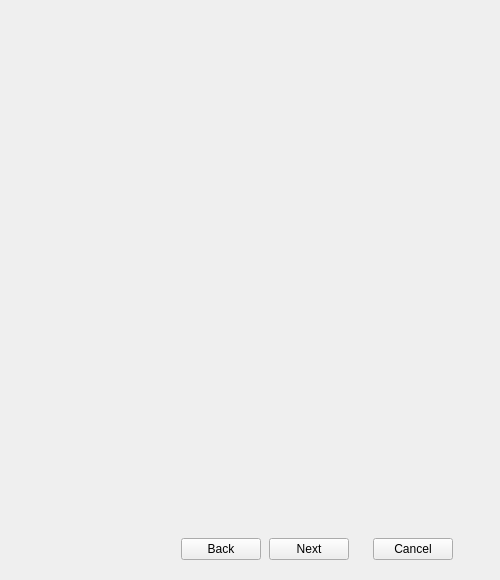
<?xml version="1.0" encoding="UTF-8"?>
<ui version="4.0">
 <class>InstallerWindow</class>
 <widget class="QMainWindow" name="InstallerWindow">
  <property name="geometry">
   <rect>
    <x>0</x>
    <y>0</y>
    <width>500</width>
    <height>580</height>
   </rect>
  </property>
  <property name="sizePolicy">
   <sizepolicy hsizetype="Fixed" vsizetype="Fixed">
    <horstretch>0</horstretch>
    <verstretch>0</verstretch>
   </sizepolicy>
  </property>
  <property name="minimumSize">
   <size>
    <width>500</width>
    <height>580</height>
   </size>
  </property>
  <property name="maximumSize">
   <size>
    <width>500</width>
    <height>580</height>
   </size>
  </property>
  <property name="windowTitle">
   <string>noidget</string>
  </property>
  <property name="styleSheet">
   <string notr="true"/>
  </property>
  <widget class="QWidget" name="centralwidget">
   <layout class="QGridLayout" name="gridLayout">
    <property name="leftMargin">
     <number>0</number>
    </property>
    <property name="topMargin">
     <number>0</number>
    </property>
    <property name="rightMargin">
     <number>0</number>
    </property>
    <property name="bottomMargin">
     <number>0</number>
    </property>
    <property name="spacing">
     <number>0</number>
    </property>
    <item row="0" column="0">
     <widget class="QFrame" name="frame">
      <property name="frameShape">
       <enum>QFrame::NoFrame</enum>
      </property>
      <property name="frameShadow">
       <enum>QFrame::Plain</enum>
      </property>
      <layout class="QVBoxLayout" name="verticalLayout">
       <property name="spacing">
        <number>0</number>
       </property>
       <property name="leftMargin">
        <number>0</number>
       </property>
       <property name="topMargin">
        <number>0</number>
       </property>
       <property name="rightMargin">
        <number>0</number>
       </property>
       <property name="bottomMargin">
        <number>0</number>
       </property>
       <item>
        <widget class="QLabel" name="headerImage">
         <property name="text">
          <string/>
         </property>
         <property name="alignment">
          <set>Qt::AlignCenter</set>
         </property>
        </widget>
       </item>
       <item>
        <layout class="QHBoxLayout" name="belowHeaderColumns">
         <property name="spacing">
          <number>20</number>
         </property>
         <property name="leftMargin">
          <number>20</number>
         </property>
         <property name="topMargin">
          <number>0</number>
         </property>
         <property name="rightMargin">
          <number>20</number>
         </property>
         <property name="bottomMargin">
          <number>20</number>
         </property>
         <item>
          <widget class="QLabel" name="leftImage">
           <property name="text">
            <string/>
           </property>
          </widget>
         </item>
         <item>
          <layout class="QVBoxLayout" name="verticalLayout_2">
           <property name="spacing">
            <number>16</number>
           </property>
           <property name="leftMargin">
            <number>0</number>
           </property>
           <property name="topMargin">
            <number>0</number>
           </property>
           <item>
            <widget class="QStackedWidget" name="stackedWidget"/>
           </item>
           <item>
            <layout class="QHBoxLayout" name="horizontalLayout">
             <property name="spacing">
              <number>8</number>
             </property>
             <property name="topMargin">
              <number>0</number>
             </property>
             <item>
              <spacer name="horizontalSpacer">
               <property name="orientation">
                <enum>Qt::Horizontal</enum>
               </property>
               <property name="sizeHint" stdset="0">
                <size>
                 <width>40</width>
                 <height>20</height>
                </size>
               </property>
              </spacer>
             </item>
             <item>
              <widget class="QPushButton" name="backButton">
               <property name="sizePolicy">
                <sizepolicy hsizetype="Minimum" vsizetype="Preferred">
                 <horstretch>0</horstretch>
                 <verstretch>0</verstretch>
                </sizepolicy>
               </property>
               <property name="minimumSize">
                <size>
                 <width>60</width>
                 <height>0</height>
                </size>
               </property>
               <property name="text">
                <string>Back</string>
               </property>
              </widget>
             </item>
             <item>
              <widget class="QPushButton" name="nextButton">
               <property name="sizePolicy">
                <sizepolicy hsizetype="Minimum" vsizetype="Preferred">
                 <horstretch>0</horstretch>
                 <verstretch>0</verstretch>
                </sizepolicy>
               </property>
               <property name="minimumSize">
                <size>
                 <width>60</width>
                 <height>0</height>
                </size>
               </property>
               <property name="text">
                <string>Next</string>
               </property>
              </widget>
             </item>
             <item>
              <spacer name="horizontalSpacer_2">
               <property name="orientation">
                <enum>Qt::Horizontal</enum>
               </property>
               <property name="sizeType">
                <enum>QSizePolicy::Fixed</enum>
               </property>
               <property name="sizeHint" stdset="0">
                <size>
                 <width>16</width>
                 <height>20</height>
                </size>
               </property>
              </spacer>
             </item>
             <item>
              <widget class="QPushButton" name="cancelButton">
               <property name="sizePolicy">
                <sizepolicy hsizetype="Minimum" vsizetype="Preferred">
                 <horstretch>0</horstretch>
                 <verstretch>0</verstretch>
                </sizepolicy>
               </property>
               <property name="minimumSize">
                <size>
                 <width>60</width>
                 <height>0</height>
                </size>
               </property>
               <property name="text">
                <string>Cancel</string>
               </property>
              </widget>
             </item>
            </layout>
           </item>
          </layout>
         </item>
         <item>
          <widget class="QLabel" name="rightImage">
           <property name="text">
            <string/>
           </property>
          </widget>
         </item>
        </layout>
       </item>
      </layout>
     </widget>
    </item>
   </layout>
  </widget>
 </widget>
 <resources>
  <include location="../main.qrc"/>
 </resources>
 <connections/>
</ui>
